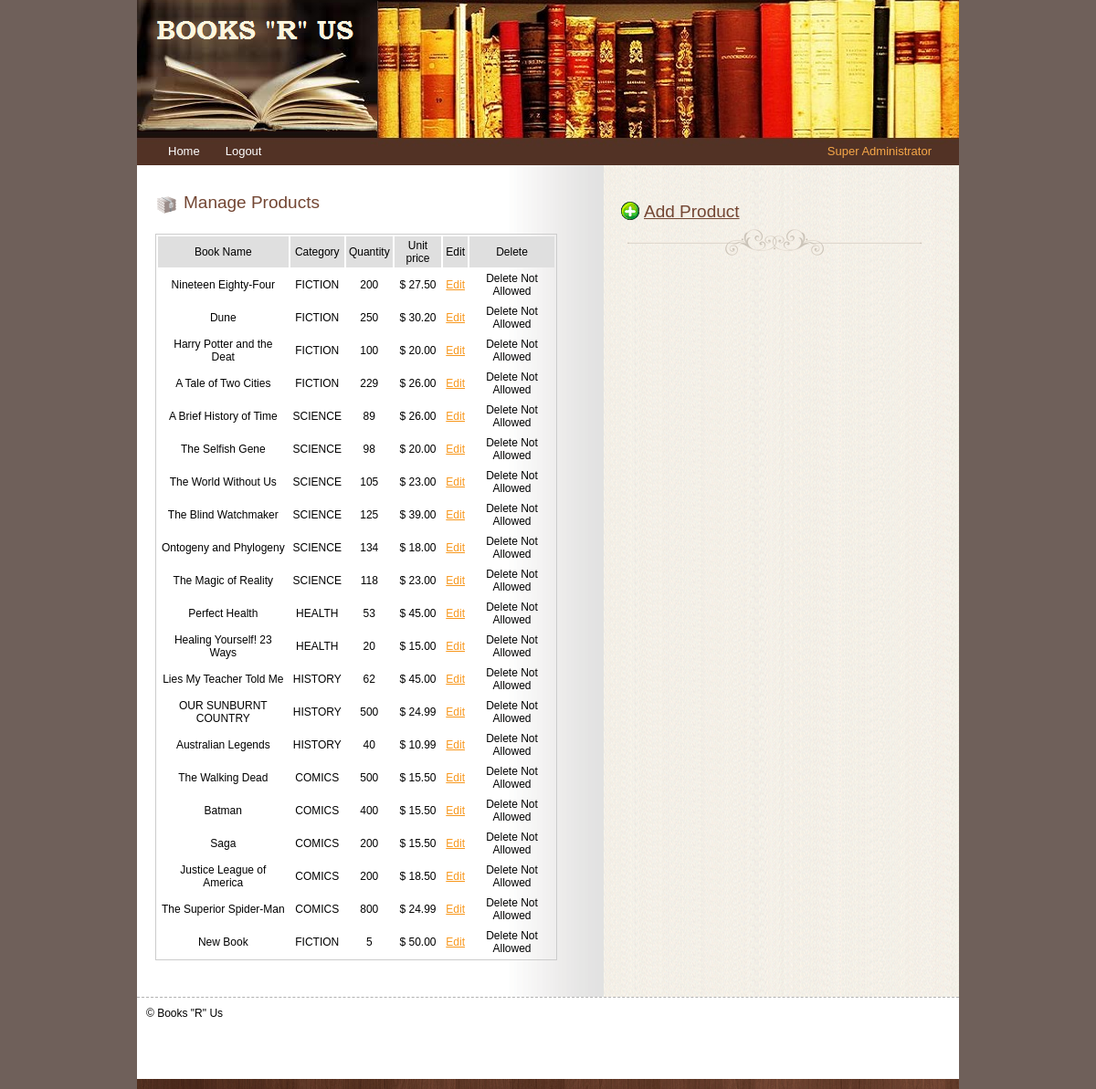
Screenshot of /bookstore/admin/products/index.php (signed in) with the database file from the repository.
### tables this page shows
CREATE TABLE IF NOT EXISTS `item` (
  `itemCode` varchar(10) NOT NULL,
  `itemName` varchar(25) NOT NULL,
  `description` varchar(255) NOT NULL,
  `category` enum('FICTION','SCIENCE','HEALTH','HISTORY','COMICS') NOT NULL,
  `qtyOnHand` int(11) NOT NULL DEFAULT '0',
  `unitPrice` decimal(10,2) unsigned NOT NULL DEFAULT '0.00',
  `photo1` varchar(50) NOT NULL,
  `photo2` varchar(50) DEFAULT NULL,
  `photo3` varchar(50) DEFAULT NULL,
  `thumbNail` varchar(50) NOT NULL,
  `featured` tinyint(1) NOT NULL
);

### bookstore/admin/products/manageproducts.html.php (the view, shortened to what this page needs)
<?php
include_once '../../includes/helpers.inc.php';
?>
<!DOCTYPE html PUBLIC "-//W3C//DTD XHTML 1.0 Transitional//EN" "http://www.w3.org/TR/xhtml1/DTD/xhtml1-transitional.dtd">
<html xmlns="http://www.w3.org/1999/xhtml">
<head>
<link rel="stylesheet" type="text/css" href="../../css/style.css" />
</head>
<body>
<div id="wrap">
       <?php include_once '../../includes/header.inc.php'; ?>
       <div class="center_content">
       	<div class="left_content">
         <div class="title"><span class="title_icon"><img src="../../images/bullet1.gif" alt="" title="" /></span>Manage Products</div>
		<div class="feat_prod_box_details">
		            <table class="cart_table">
		            	<tr class="cart_title">
		                	<td>Book Name</td>
		                	<td>Category</td>
		                	<td>Quantity</td>
		                    <td>Unit price</td>
		                    <td>Edit</td>
		                    <td>Delete</td>
		                </tr>
		                <?php if (isset($items)): ?>
		                <?php foreach ($items as $item): ?>
		            	<tr>
							<td><?php echo $item['itemName'];?></td>
							<td><?php echo $item['category'];?></td>
							<td><?php echo $item['qtyOnHand'];?></td>
							<td>$ <?php echo $item['unitPrice'];?></td>
							<td><a href = "?edit=<?php echo $item['itemCode'];?>">Edit</a></td>
							<td>Delete Not Allowed</td>
		                </tr>
		                <?php endforeach; ?>
						<?php endif; ?>
		            </table>
            </div>
        </div>
		         <div class="right_content">
					<div class="cart">
					<div class="title"><span class="title_icon"><a href="?add"><img src="/assignment/images/button_add.gif" alt="" title="" /></a></span>
					<a href="?add" class ="new_product">Add Product</a></div>
					</div>
			</div>
		       </div>
      <div class="footer">
	      <div class="left_footer">&copy; Books "R" Us</div>
	      <div class="right_footer">
	      </div>
</div>
</div>
</body>
</html>

### bookstore/admin/products/index.php (shortened to what this page needs)
<?php
include '../../includes/db.inc.php';
try
{
	$result = $pdo->query('SELECT DISTINCT category FROM item');
}
catch (PDOException $e)
{
	$error = 'Error fetching categories from the database!';
	include '../error.html.php';
	exit();
}
if (isset($_GET['add']))
{
	$pageTitle = 'New Product';
	$action = 'addform';
	$itemCode = '';
	$itemName = '';
	$description = '';
	$category = '';
	$qtyOnHand = 0;
	$unitPrice = 0.00;
	$photo1 = '';
	$photo2 = '';
	$photo3 = '';
	$thumbNail = '';
	$featured = FALSE;
	$button = 'Add';
	include 'newproduct.html.php';
	exit();
}
else
{
try
	{
		$sql = 'SELECT * FROM item';
		$result = $pdo->query($sql);
	}
	catch (PDOException $e)
	{
		$error = 'Error fetching data from item table!';
		$pageTitle = 'Error';
		include 'manageproducts.html.php';
		exit();
	}
while ($row = $result->fetch())
{
$items[] = array('itemCode' => $row['itemCode'],
'itemName' => $row['itemName'],
'description' => $row['description'],
'category' => $row['category'],
'qtyOnHand' => $row['qtyOnHand'],
'unitPrice' => $row['unitPrice'],
'photo1' => $row['photo1'],
'thumbNail' => $row['thumbNail'],
'featured' => $row['featured']);
}
include 'manageproducts.html.php';
exit();
}
?>

### bookstore/includes/header.inc.php (shortened to what this page needs)
<div class="header">
	<div class="logo"><a href="/assignment/"><img src="/assignment/images/logo.png" alt="" title="" border="0" /></a></div>
	<div id="menu">
	   <ul>
	    <?php
	   if(isset($_SESSION['adminloggedin'])&& ($_SESSION['name']!= NULL)) { ?>
		<li><a href="/assignment/admin/">Home</a></li>
		<li><a href="/assignment/admin/logout.php">Logout</a></li>
	   </ul>
	    <p> <?php htmlout($_SESSION['name']) ?> </p>
	   <?php
		  }?>
	</div>
 </div>

### bookstore/includes/helpers.inc.php (shortened to what this page needs)
<?php
function html($text)
{
return htmlspecialchars($text, ENT_QUOTES, 'UTF-8');
}
function htmlout($text)
{
echo html($text);
}

### bookstore/css/style.css (style rules this page uses)
body { background-color:#6F605A; font-family:Arial, Helvetica, sans-serif; padding:0; font-size:12px; margin:0px auto auto auto; color:#000000; }
a { color:#f8981d; }
p { padding:5px 0 5px 0; margin:0px; text-align:justify; line-height:19px; }
td { padding:3px; }
#wrap { width:900px; height: auto; margin:auto; background-color:#FFFFFF; }
.header { width:900px; height:181px; background:url(../images/header.jpg) no-repeat center; }
.logo { padding:0 0 0 0; }
#menu { width:870px; height:30px; padding:0 0 0 10px; }
#menu ul { display:block; list-style:none; padding:9px 0 0 10px; margin:0px; }
#menu ul li { display:inline; padding:0px; margin:0px; height:20px; }
#menu p { display:block; list-style:none; height:27px; padding:0px 10px 0 10px; margin:0 0 0 4px; _margin:0 0 0 2px; float:right; text-decoration:none; text-align:right; color:#f7a849; font-size:13px; line-height:25px; }
#menu ul li a { height:27px; display:block; padding:0px 10px 0 10px; margin:0 4px 0 4px; _margin:0 2px 0 2px; float:left; text-decoration:none; text-align:center; color:#fff; font-size:13px; line-height:25px; }
.center_content { width:900px; padding:0px 0 0 0; background:url(../images/center_bg.gif) repeat-y center; }
.left_content { width:490px; float:left; padding:20px 0 20px 20px; }
.right_content { width:370px; float:left; padding:20px 0 20px 20px; }
.title { color:#734633; padding:0px; float:left; font-size:19px; margin:10px 0 10px 0; }
span.title_icon { float:left; padding:0 5px 0 0; }
.feat_prod_box_details { padding:10px 0 10px 0; margin:0 20px 10px 0; clear:both; }
.cart { width:337px; float:left; height:40px; margin:10px 0 10px 0; background:url(../images/border.gif) no-repeat bottom center; padding:0 0 30px 0; }
a.new_product { display:block; float:left; color:#734633; }
.cart_table { width:440px; border:1px #CCCCCC solid; text-align:center; }
tr.cart_title { background-color:#DFDFDF; }
.footer { height:100px; border-top:1px #b2b2b2 dashed; background:url(../images/footer_bg.gif) no-repeat bottom; }
.left_footer { float:left; padding:10px 0 0 10px; }
.right_footer { float:right; padding:10px 10px 0 0; }

### rows the page displays
item: itemName "Nineteen Eighty-Four", category "FICTION", qtyOnHand "200", unitPrice "27.50"
item: itemName "Dune", category "FICTION", qtyOnHand "250", unitPrice "30.20"
item: itemName "Harry Potter and the Deat", category "FICTION", qtyOnHand "100", unitPrice "20.00"
item: itemName "A Tale of Two Cities", category "FICTION", qtyOnHand "229", unitPrice "26.00"
item: itemName "A Brief History of Time", category "SCIENCE", qtyOnHand "89", unitPrice "26.00"
item: itemName "The Selfish Gene", category "SCIENCE", qtyOnHand "98", unitPrice "20.00"
item: itemName "The World Without Us", category "SCIENCE", qtyOnHand "105", unitPrice "23.00"
item: itemName "The Blind Watchmaker", category "SCIENCE", qtyOnHand "125", unitPrice "39.00"
item: itemName "Ontogeny and Phylogeny", category "SCIENCE", qtyOnHand "134", unitPrice "18.00"
item: itemName "The Magic of Reality", category "SCIENCE", qtyOnHand "118", unitPrice "23.00"
item: itemName "Perfect Health", category "HEALTH", qtyOnHand "53", unitPrice "45.00"
item: itemName "Healing Yourself! 23 Ways", category "HEALTH", qtyOnHand "20", unitPrice "15.00"
item: itemName "Lies My Teacher Told Me", category "HISTORY", qtyOnHand "62", unitPrice "45.00"
item: itemName "OUR SUNBURNT COUNTRY", category "HISTORY", qtyOnHand "500", unitPrice "24.99"
item: itemName "Australian Legends", category "HISTORY", qtyOnHand "40", unitPrice "10.99"
item: itemName "The Walking Dead", category "COMICS", qtyOnHand "500", unitPrice "15.50"
item: itemName "Batman", category "COMICS", qtyOnHand "400", unitPrice "15.50"
item: itemName "Saga", category "COMICS", qtyOnHand "200", unitPrice "15.50"
item: itemName "Justice League of America", category "COMICS", qtyOnHand "200", unitPrice "18.50"
item: itemName "The Superior Spider-Man", category "COMICS", qtyOnHand "800", unitPrice "24.99"
item: itemName "New Book", category "FICTION", qtyOnHand "5", unitPrice "50.00"

### other values shown
html($text) "Super Administrator"
